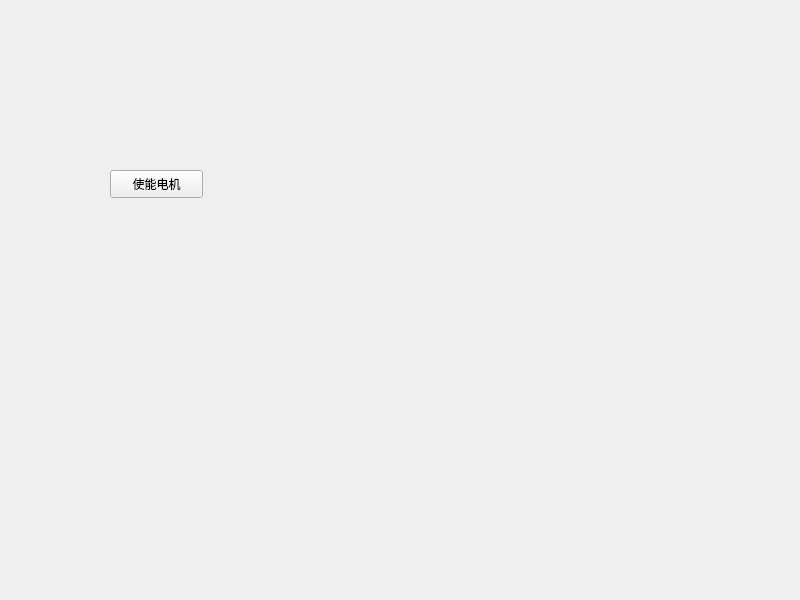
<?xml version="1.0" encoding="UTF-8"?>
<ui version="4.0">
 <class>MainWindow</class>
 <widget class="QMainWindow" name="MainWindow">
  <property name="geometry">
   <rect>
    <x>0</x>
    <y>0</y>
    <width>800</width>
    <height>600</height>
   </rect>
  </property>
  <property name="windowTitle">
   <string>MainWindow</string>
  </property>
  <widget class="QWidget" name="centralwidget">
   <widget class="QPushButton" name="Button">
    <property name="geometry">
     <rect>
      <x>110</x>
      <y>170</y>
      <width>93</width>
      <height>28</height>
     </rect>
    </property>
    <property name="text">
     <string>使能电机</string>
    </property>
   </widget>
  </widget>
  <widget class="QMenuBar" name="menubar">
   <property name="geometry">
    <rect>
     <x>0</x>
     <y>0</y>
     <width>800</width>
     <height>26</height>
    </rect>
   </property>
  </widget>
 </widget>
 <resources/>
 <connections/>
</ui>
